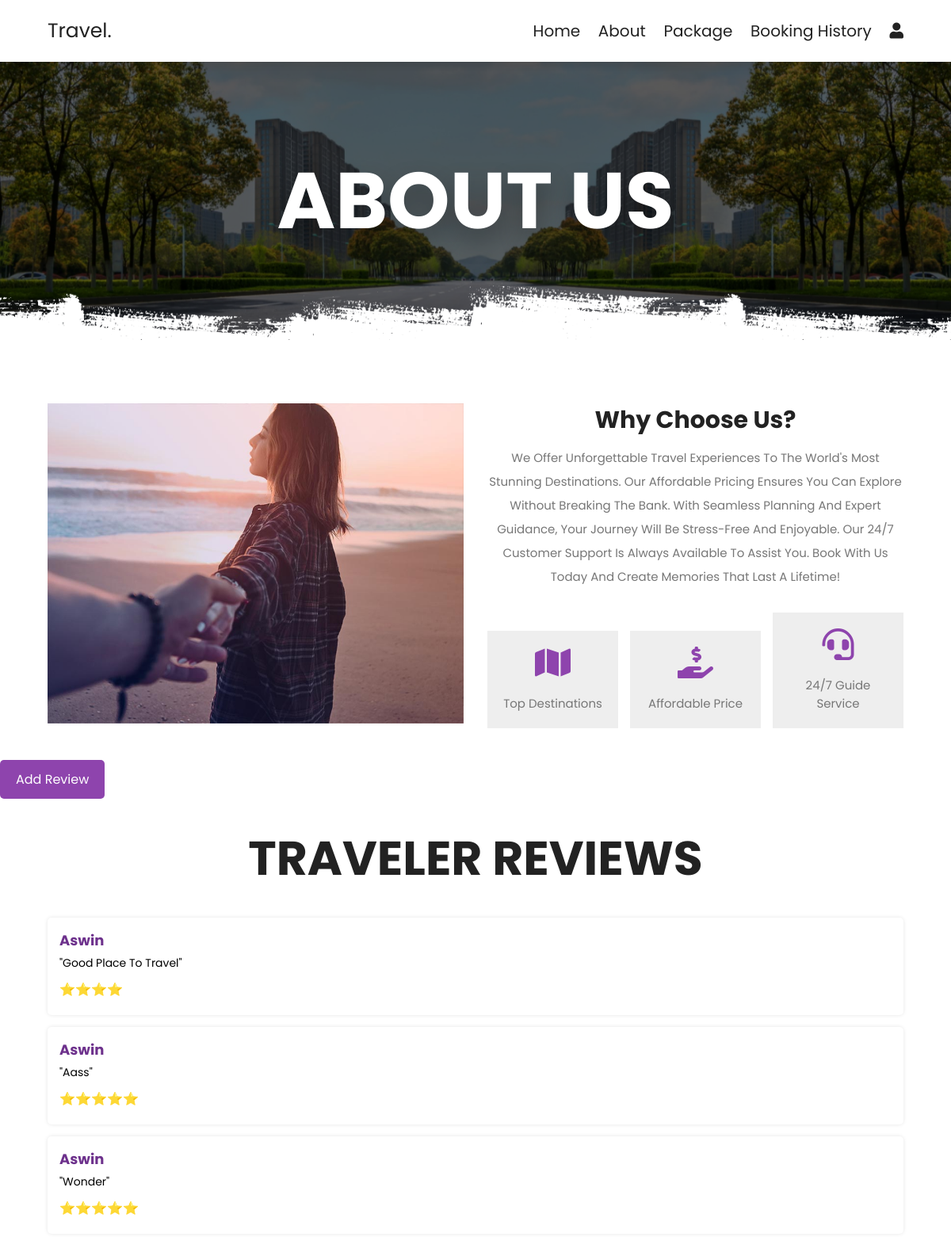
The page /Travel/about.php on the database its author committed.
### tables this page shows
CREATE TABLE `reviews` (
  `id` int(11) NOT NULL,
  `name` varchar(255) NOT NULL,
  `comment` text NOT NULL,
  `rating` int(11) DEFAULT NULL CHECK (`rating` between 1 and 5),
  `created_at` timestamp NOT NULL DEFAULT current_timestamp()
);

### Travel/about.php (the view, shortened to what this page needs)
<?php
include 'config.php';
$sql = "SELECT * FROM reviews ORDER BY created_at DESC LIMIT 3";
$result = $conn->query($sql);
?>
<!DOCTYPE html>
<html lang="en">
<head>
   <link rel="stylesheet" href="https://unpkg.com/swiper@7/swiper-bundle.min.css" />
   <link rel="stylesheet" href="https://cdnjs.cloudflare.com/ajax/libs/font-awesome/5.15.4/css/all.min.css">
   <link rel="stylesheet" href="css/style.css">
</head>
<body>
<section class="header">
   <a href="home.php" class="logo">travel.</a>
   <nav class="navbar">
      <a href="home.php">home</a>
      <a href="about.php">about</a>
      <a href="package.php">package</a>
      <a href="bookinghistory.php">Booking History</a>
      <a href="login.php"><i class="fas fa-user"></i></a>
   </nav>
</section>
<div class="heading" style="background:url(images/header-bg-1.png) no-repeat">
   <h1>about us</h1>
</div>
<section class="about">
   <div class="image">
      <img src="images/about-img.jpg" alt="">
   </div>
   <div class="content">
      <h3>why choose us?</h3>
      <p>We offer unforgettable travel experiences to the world's most stunning destinations. Our affordable pricing ensures you can explore without breaking the bank. With seamless planning and expert guidance, your journey will be stress-free and enjoyable. Our 24/7 customer support is always available to assist you. Book with us today and create memories that last a lifetime!</p>
      <div class="icons-container">
         <div class="icons">
            <i class="fas fa-map"></i>
            <span>top destinations</span>
         </div>
         <div class="icons">
            <i class="fas fa-hand-holding-usd"></i>
            <span>affordable price</span>
         </div>
         <div class="icons">
            <i class="fas fa-headset"></i>
            <span>24/7 guide service</span>
         </div>
      </div>
   </div>
</section>
<button class="btn" onclick="openModal()">Add Review</button>
<section class="user-reviews">
    <h1 class="heading-title">Traveler Reviews</h1>
    <div class="review-container">
    <?php
    if ($result->num_rows > 0) {
        while ($row = $result->fetch_assoc()) {
            echo '<div class="review-box">';
            echo '<h3>' . htmlspecialchars($row['name']) . '</h3>';
            echo '<p>"' . htmlspecialchars($row['comment']) . '"</p>';
            echo '<p class="rating">' . str_repeat("⭐", $row['rating']) . '</p>';
            echo '</div>';
        }
    } else {
        echo "<p>No reviews yet. Be the first to review!</p>";
    }
    ?>
    </div>
</section>
</body>
</html>

### Travel/css/style.css (style rules this page uses)
:root { --main-color:#8e44ad; --black:#222; --white:#fff; --light-black:#777; --light-white:#fff9; --dark-bg:rgba(0,0,0,.7); --light-bg:#eee; --border:.1rem solid var(--black); --box-shadow:0 .5rem 1rem rgba(0,0,0,.1); --text-shadow:0 1.5rem 3rem rgba(0,0,0,.3); }
* { font-family: 'Poppins', sans-serif; margin:0; padding:0; box-sizing: border-box; outline: none; border:none; text-decoration: none; text-transform: capitalize; }
html { font-size: 62.5%; overflow-x: hidden; }
section { padding:5rem 10%; }
.heading { background-size: cover !important; background-position: center !important; padding-top: 10rem; padding-bottom:15rem; display: flex; align-items: center; justify-content: center; }
.heading h1 { font-size: 10rem; text-transform: uppercase; color:var(--white); text-shadow: var(--text-shadow); }
.btn { display: inline-block; background: var(--black); margin-top: 1rem; color:var(--white); font-size: 1.7rem; padding:1rem 3rem; cursor: pointer; }
.heading-title { text-align: center; margin-bottom: 3rem; font-size: 6rem; text-transform: uppercase; color:var(--black); }
.header { position: sticky; top:0; left:0; right:0; z-index: 1000; background-color: var(--white); display: flex; padding-top: 2rem; padding-bottom: 2rem; box-shadow: var(--box-shadow); align-items: center; justify-content: space-between; }
.header .logo { font-size: 2.5rem; color:var(--black); }
.header .navbar a { font-size: 2rem; margin-left: 2rem; color:var(--black); }
.about { display: flex; align-items: center; flex-wrap: wrap; gap:3rem; }
.about .image { flex:1 1 41rem; }
.about .image img { width: 100%; }
.about .content { flex:1 1 41rem; text-align: center; }
.about .content h3 { font-size: 3rem; color:var(--black); }
.about .content p { font-size: 1.5rem; color:var(--light-black); line-height: 2; padding:1rem 0; }
.about .content .icons-container { margin-top: 2rem; display: flex; flex-wrap: wrap; gap:1.5rem; align-items: flex-end; }
.about .content .icons-container .icons { background: var(--light-bg); padding:2rem; flex:1 1 16rem; }
.about .content .icons-container .icons i { font-size: 4rem; margin-bottom: 2rem; color:var(--main-color); }
.about .content .icons-container .icons span { font-size: 1.5rem; color:var(--light-black); display:block; }
@media (max-width:1200px) { section { padding:3rem 5%; } }

### Travel/about.php (style rules this page uses)
.btn { background-color: #8e44ad; color: white; padding: 12px 20px; border: none; cursor: pointer; border-radius: 5px; font-size: 16px; transition: 0.3s; }
.review-container { display: flex; flex-direction: column; gap: 15px; }
.review-box { display: flex; flex-direction: column; background-color: #fff; padding: 15px; border-radius: 5px; box-shadow: 0px 0px 5px rgba(0, 0, 0, 0.1); }
.review-box h3 { margin: 0; font-size: 18px; color: #6d318c; }
.review-box p { margin: 5px 0; font-size: 14px; }
.review-box .rating { font-size: 16px; color: gold; }

### rows shown on the page
reviews: name "Aswin", comment "Good Place To Travel", rating "⭐⭐⭐⭐"
reviews: name "Aswin", comment "Aass", rating "⭐⭐⭐⭐⭐"
reviews: name "Aswin", comment "Wonder", rating "⭐⭐⭐⭐⭐"
